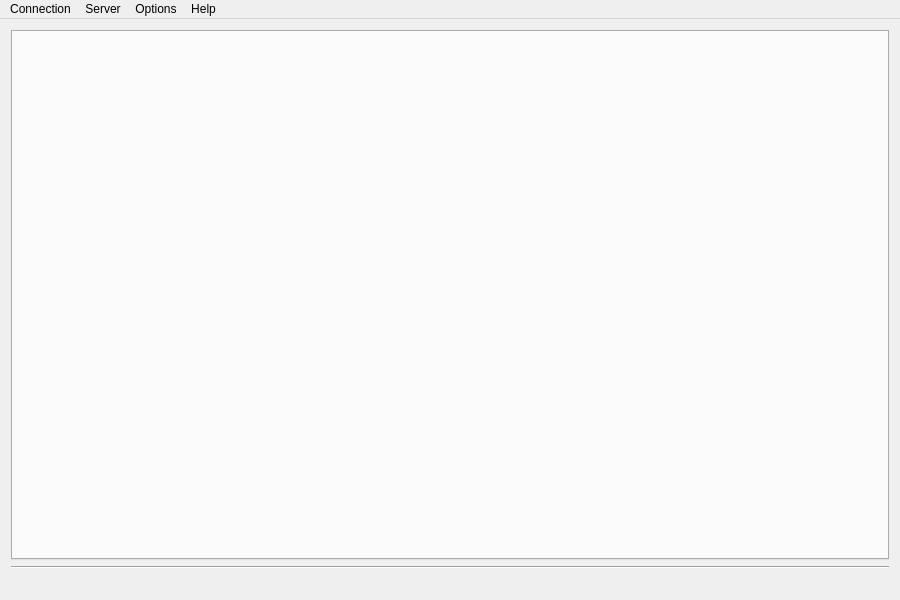
<?xml version="1.0" encoding="UTF-8"?>
<ui version="4.0">
 <class>MainWindow</class>
 <widget class="QMainWindow" name="MainWindow">
  <property name="geometry">
   <rect>
    <x>0</x>
    <y>0</y>
    <width>900</width>
    <height>600</height>
   </rect>
  </property>
  <property name="minimumSize">
   <size>
    <width>900</width>
    <height>600</height>
   </size>
  </property>
  <property name="windowTitle">
   <string>Obsession Hotline Client Alpha</string>
  </property>
  <property name="statusTip">
   <string/>
  </property>
  <widget class="QWidget" name="centralWidget">
   <property name="autoFillBackground">
    <bool>false</bool>
   </property>
   <layout class="QHBoxLayout" name="horizontalLayout_2">
    <item>
     <layout class="QVBoxLayout" name="verticalLayout">
      <item>
       <widget class="QTabWidget" name="tabWidget">
        <property name="tabShape">
         <enum>QTabWidget::Rounded</enum>
        </property>
        <property name="currentIndex">
         <number>-1</number>
        </property>
        <property name="tabsClosable">
         <bool>true</bool>
        </property>
        <property name="movable">
         <bool>false</bool>
        </property>
       </widget>
      </item>
      <item>
       <widget class="Line" name="line">
        <property name="orientation">
         <enum>Qt::Horizontal</enum>
        </property>
       </widget>
      </item>
      <item>
       <widget class="QLabel" name="statusLabel">
        <property name="text">
         <string/>
        </property>
        <property name="textFormat">
         <enum>Qt::RichText</enum>
        </property>
       </widget>
      </item>
     </layout>
    </item>
   </layout>
  </widget>
  <widget class="QMenuBar" name="menuBar">
   <property name="geometry">
    <rect>
     <x>0</x>
     <y>0</y>
     <width>900</width>
     <height>22</height>
    </rect>
   </property>
   <widget class="QMenu" name="menuConnection">
    <property name="title">
     <string>Connection</string>
    </property>
    <addaction name="actionNew_Window"/>
    <addaction name="actionOpen_Connection"/>
    <addaction name="actionDisconnect"/>
    <addaction name="separator"/>
    <addaction name="actionTrackers"/>
    <addaction name="separator"/>
    <addaction name="actionClose_Tab"/>
    <addaction name="actionQuit"/>
   </widget>
   <widget class="QMenu" name="menuHelp">
    <property name="title">
     <string>Help</string>
    </property>
    <addaction name="actionAbout_Contra"/>
   </widget>
   <widget class="QMenu" name="menuOptions">
    <property name="title">
     <string>Options</string>
    </property>
    <addaction name="actionPreferences"/>
    <addaction name="actionBookmarks"/>
    <addaction name="actionIcons"/>
   </widget>
   <widget class="QMenu" name="menuServer">
    <property name="title">
     <string>Server</string>
    </property>
    <addaction name="actionChat"/>
    <addaction name="actionServer_Agreement"/>
    <addaction name="actionFiles"/>
    <addaction name="actionLinear_News"/>
    <addaction name="actionThreaded_News"/>
    <addaction name="separator"/>
    <addaction name="actionDownloads"/>
    <addaction name="separator"/>
    <addaction name="actionBroadcast"/>
    <addaction name="separator"/>
    <addaction name="actionView_account"/>
    <addaction name="actionNew_account"/>
   </widget>
   <addaction name="menuConnection"/>
   <addaction name="menuServer"/>
   <addaction name="menuOptions"/>
   <addaction name="menuHelp"/>
  </widget>
  <action name="actionOpen_Connection">
   <property name="icon">
    <iconset resource="../resources/resources.qrc">
     <normaloff>:/main/interfaceIcons/mainConnect.png</normaloff>:/main/interfaceIcons/mainConnect.png</iconset>
   </property>
   <property name="text">
    <string>Open Connection...</string>
   </property>
   <property name="toolTip">
    <string>Open a new connection</string>
   </property>
   <property name="shortcut">
    <string>Ctrl+K</string>
   </property>
  </action>
  <action name="actionQuit">
   <property name="icon">
    <iconset resource="../resources/resources.qrc">
     <normaloff>:/main/interfaceIcons/mainExit.png</normaloff>:/main/interfaceIcons/mainExit.png</iconset>
   </property>
   <property name="text">
    <string>Quit</string>
   </property>
   <property name="shortcut">
    <string>Ctrl+Q</string>
   </property>
  </action>
  <action name="actionServer_Info">
   <property name="text">
    <string>Server Info</string>
   </property>
  </action>
  <action name="actionDisconnect">
   <property name="icon">
    <iconset resource="../resources/resources.qrc">
     <normaloff>:/main/interfaceIcons/mainDisconnect.png</normaloff>:/main/interfaceIcons/mainDisconnect.png</iconset>
   </property>
   <property name="text">
    <string>Disconnect...</string>
   </property>
  </action>
  <action name="actionAbout_Contra">
   <property name="icon">
    <iconset resource="../resources/resources.qrc">
     <normaloff>:/main/interfaceIcons/helpAbout.png</normaloff>:/main/interfaceIcons/helpAbout.png</iconset>
   </property>
   <property name="text">
    <string>About Obsession...</string>
   </property>
  </action>
  <action name="actionPreferences">
   <property name="icon">
    <iconset resource="../resources/resources.qrc">
     <normaloff>:/main/interfaceIcons/optionsPreferences.png</normaloff>:/main/interfaceIcons/optionsPreferences.png</iconset>
   </property>
   <property name="text">
    <string>Preferences...</string>
   </property>
  </action>
  <action name="actionServer_Agreement">
   <property name="icon">
    <iconset resource="../resources/resources.qrc">
     <normaloff>:/main/interfaceIcons/serverAgreement.png</normaloff>:/main/interfaceIcons/serverAgreement.png</iconset>
   </property>
   <property name="text">
    <string>Agreement</string>
   </property>
  </action>
  <action name="actionTrackers">
   <property name="icon">
    <iconset resource="../resources/resources.qrc">
     <normaloff>:/main/interfaceIcons/mainTrackers.png</normaloff>:/main/interfaceIcons/mainTrackers.png</iconset>
   </property>
   <property name="text">
    <string>Trackers...</string>
   </property>
   <property name="shortcut">
    <string>Ctrl+T</string>
   </property>
  </action>
  <action name="actionNew_Window">
   <property name="icon">
    <iconset resource="../resources/resources.qrc">
     <normaloff>:/main/interfaceIcons/mainNew.png</normaloff>:/main/interfaceIcons/mainNew.png</iconset>
   </property>
   <property name="text">
    <string>New Window...</string>
   </property>
   <property name="shortcut">
    <string>Ctrl+N</string>
   </property>
  </action>
  <action name="actionFiles">
   <property name="icon">
    <iconset resource="../resources/resources.qrc">
     <normaloff>:/files/interfaceIcons/filesUnknown.png</normaloff>:/files/interfaceIcons/filesUnknown.png</iconset>
   </property>
   <property name="text">
    <string>Files</string>
   </property>
   <property name="shortcut">
    <string>Ctrl+F</string>
   </property>
  </action>
  <action name="actionIcons">
   <property name="icon">
    <iconset resource="../resources/resources.qrc">
     <normaloff>:/main/interfaceIcons/optionsIcons.png</normaloff>:/main/interfaceIcons/optionsIcons.png</iconset>
   </property>
   <property name="text">
    <string>Icons...</string>
   </property>
  </action>
  <action name="actionLinear_News">
   <property name="icon">
    <iconset resource="../resources/resources.qrc">
     <normaloff>:/main/interfaceIcons/serverMessageBoard.png</normaloff>:/main/interfaceIcons/serverMessageBoard.png</iconset>
   </property>
   <property name="text">
    <string>Message Board</string>
   </property>
  </action>
  <action name="actionDownloads">
   <property name="icon">
    <iconset resource="../resources/resources.qrc">
     <normaloff>:/main/interfaceIcons/serverDownloads.png</normaloff>:/main/interfaceIcons/serverDownloads.png</iconset>
   </property>
   <property name="text">
    <string>Downloads</string>
   </property>
  </action>
  <action name="actionClose_Tab">
   <property name="enabled">
    <bool>true</bool>
   </property>
   <property name="icon">
    <iconset resource="../resources/resources.qrc">
     <normaloff>:/main/interfaceIcons/mainClose.png</normaloff>:/main/interfaceIcons/mainClose.png</iconset>
   </property>
   <property name="text">
    <string>Close Tab</string>
   </property>
   <property name="shortcut">
    <string>Ctrl+W</string>
   </property>
   <property name="visible">
    <bool>true</bool>
   </property>
  </action>
  <action name="actionThreaded_News">
   <property name="icon">
    <iconset resource="../resources/resources.qrc">
     <normaloff>:/news/interfaceIcons/newsItem.png</normaloff>:/news/interfaceIcons/newsItem.png</iconset>
   </property>
   <property name="text">
    <string>News</string>
   </property>
   <property name="shortcut">
    <string>Ctrl+E</string>
   </property>
  </action>
  <action name="actionDebug_console">
   <property name="text">
    <string>Debug console</string>
   </property>
  </action>
  <action name="actionBookmarks">
   <property name="icon">
    <iconset resource="../resources/resources.qrc">
     <normaloff>:/main/interfaceIcons/optionsBookmarks.png</normaloff>:/main/interfaceIcons/optionsBookmarks.png</iconset>
   </property>
   <property name="text">
    <string>Bookmarks...</string>
   </property>
  </action>
  <action name="actionChange_own_password">
   <property name="text">
    <string>Change own password...</string>
   </property>
  </action>
  <action name="actionView_account">
   <property name="icon">
    <iconset resource="../resources/resources.qrc">
     <normaloff>:/main/interfaceIcons/serverAccount.png</normaloff>:/main/interfaceIcons/serverAccount.png</iconset>
   </property>
   <property name="text">
    <string>View account...</string>
   </property>
  </action>
  <action name="actionNew_account">
   <property name="icon">
    <iconset resource="../resources/resources.qrc">
     <normaloff>:/main/interfaceIcons/serverNewAccount.png</normaloff>:/main/interfaceIcons/serverNewAccount.png</iconset>
   </property>
   <property name="text">
    <string>New account...</string>
   </property>
  </action>
  <action name="actionBroadcast">
   <property name="icon">
    <iconset resource="../resources/resources.qrc">
     <normaloff>:/main/interfaceIcons/serverBroadcast.png</normaloff>:/main/interfaceIcons/serverBroadcast.png</iconset>
   </property>
   <property name="text">
    <string>Broadcast..</string>
   </property>
  </action>
  <action name="actionChat">
   <property name="icon">
    <iconset resource="../resources/resources.qrc">
     <normaloff>:/main/interfaceIcons/serverChat.png</normaloff>:/main/interfaceIcons/serverChat.png</iconset>
   </property>
   <property name="text">
    <string>Chat</string>
   </property>
  </action>
 </widget>
 <layoutdefault spacing="6" margin="11"/>
 <resources>
  <include location="../resources/resources.qrc"/>
 </resources>
 <connections/>
</ui>
